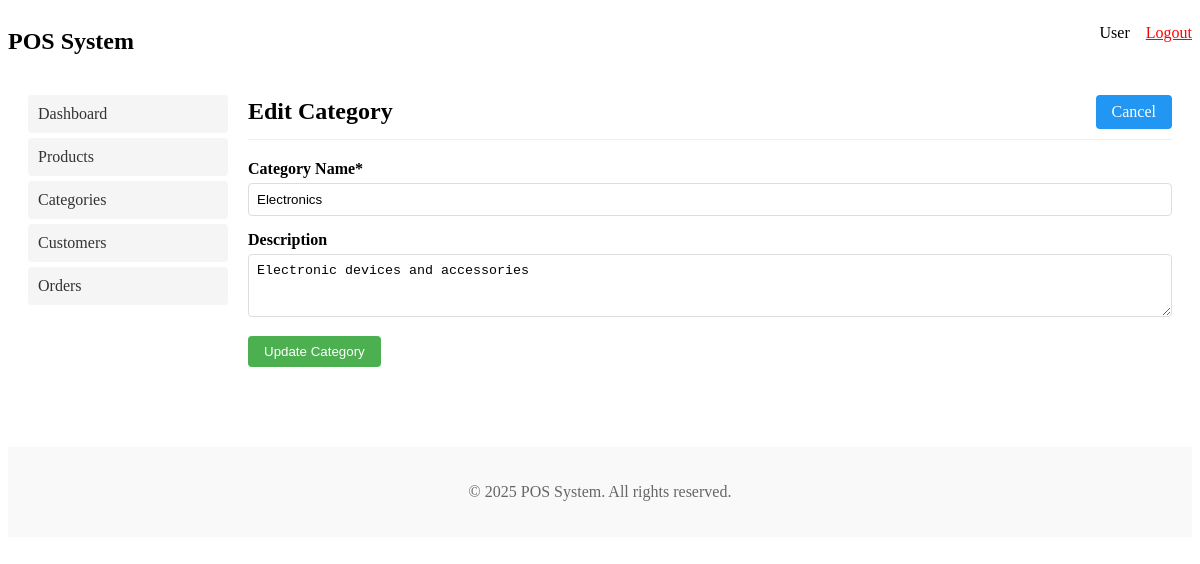
/categories.php?edit=1 (signed in), run on the app's committed database.
### tables this page shows
CREATE TABLE IF NOT EXISTS `categories` (
  `id` INT AUTO_INCREMENT PRIMARY KEY,
  `name` VARCHAR(50) NOT NULL UNIQUE,
  `description` TEXT,
  `created_at` TIMESTAMP DEFAULT CURRENT_TIMESTAMP,
  `updated_at` TIMESTAMP DEFAULT CURRENT_TIMESTAMP ON UPDATE CURRENT_TIMESTAMP
);

### categories.php (the view, shortened to what this page needs)
<?php
require_once 'db.php';
$edit_mode = false;
$category = null;
if (isset($_GET['edit']) && !empty($_GET['edit'])) {
    $edit_mode = true;
    $category_id = $_GET['edit'];
    $sql = "SELECT * FROM categories WHERE id = ?";
    $stmt = $db->prepare($sql);
    $stmt->bind_param("i", $category_id);
    $stmt->execute();
    $result = $stmt->get_result();
    if ($result->num_rows > 0) {
        $category = $result->fetch_assoc();
    } else {
        $_SESSION['error_message'] = 'Category not found';
        header('Location: categories.php');
        exit;
    }
}
include 'includes/header.php';
?>
<div class="admin-header">
    <div class="admin-title"><?php echo $edit_mode ? 'Edit Category' : 'Manage Categories'; ?></div>
    <div class="admin-actions">
        <?php if ($edit_mode): ?>
            <a href="categories.php" class="btn btn-secondary">Cancel</a>
        <?php else: ?>
            <button type="button" class="btn btn-primary" onclick="toggleForm()">Add New Category</button>
        <?php endif; ?>
    </div>
</div>
<div id="categoryForm" style="display: <?php echo $edit_mode ? 'block' : 'none'; ?>; margin-bottom: 30px;">
    <form method="post" action="categories.php">
        <div class="form-group">
            <label for="name">Category Name*</label>
            <input type="text" id="name" name="name" class="form-control" required
                value="<?php echo $edit_mode ? htmlspecialchars($category['name']) : ''; ?>">
        </div>
        <div class="form-group">
            <label for="description">Description</label>
            <textarea id="description" name="description" class="form-control" rows="3"><?php echo $edit_mode ? htmlspecialchars($category['description']) : ''; ?></textarea>
        </div>
        <div class="form-group">
            <button type="submit" class="btn btn-primary"><?php echo $edit_mode ? 'Update Category' : 'Create Category'; ?></button>
        </div>
    </form>
</div>
<?php
include 'includes/footer.php';
?>

### includes/header.php (style rules this page uses)
.admin-header { display: flex; justify-content: space-between; align-items: center; margin-bottom: 20px; padding-bottom: 10px; border-bottom: 1px solid #eee; }
.admin-title { font-size: 24px; font-weight: bold; }
.admin-actions { display: flex; gap: 10px; }
.btn { display: inline-block; padding: 8px 16px; background-color: #4CAF50; color: white; text-decoration: none; border-radius: 4px; border: none; cursor: pointer; }
.btn-primary { background-color: #4CAF50; }
.btn-secondary { background-color: #2196F3; }
.form-group { margin-bottom: 15px; }
.form-group label { display: block; margin-bottom: 5px; font-weight: bold; }
.form-control { width: 100%; padding: 8px; border: 1px solid #ddd; border-radius: 4px; box-sizing: border-box; }

### data on the page
categories: name "Electronics", description "Electronic devices and accessories"

### other printed values
$_SESSION['username'] "User"
